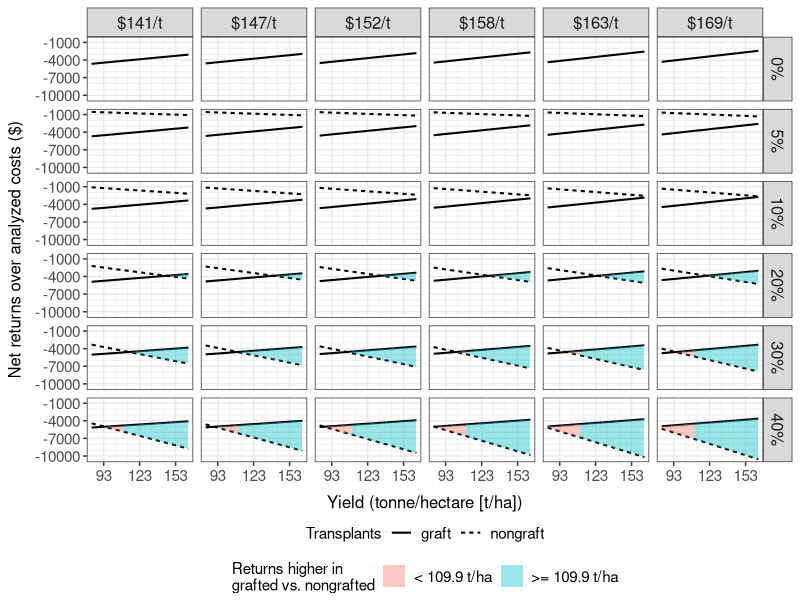

Here is the R script that generated this plot: (Note: this script raises an error after producing the figure.)
##############################################
# PROCESSING TOMATO Southern blight grafting #
# Partial Budget Analysis			         #
##############################################

## built on Docker rocker/tidyverse:4.2.0

if (!require(conflicted)) {
  install.packages("conflicted")
}
library(conflicted)

library(dplyr)
library(ggplot2)
library(forcats)
library(readr)
library(stringr)
library(tidyr)
library(RColorBrewer)


# install ggpattern for bar fill patterns
	# does not work due to missing library for dependency package 'units'
#devtools::install_version("ggpattern", version="0.4.1", repos="https://cran.r-project.org/", dependencies=c("Depends","Imports"), upgrade="never")
#library(ggpattern)

conflict_prefer("date", "lubridate")
conflict_prefer("filter", "dplyr")
conflict_prefer("lag", "dplyr")
conflict_prefer("spread", "tidyr")

setwd("/home/tomato_graft_rolfsii/")


##########################
# A. Make Dataframe #
##########################
### make dataframe
	## set vectors
	production = c("conventional","organic")
#	yield_base = seq(from=37, to=73, by=4) # short ton/acre
	yield_base = c(82.96, 91.93, 100.9, 109.87, 118.84, 127.81, 136.78, 145.75, 154.72, 163.68) # tonne/hectare
	treatment = c("graft","nongraft")
	incid_nongraft = c(0,5,10,20,20.3,30,40)
#	price = c(128,133,138,143,148,153) # $/short ton
	price = c(141.06, 146.57, 152.08, 157.59, 163.1, 168.61) # $/short ton

	## make df
	df.pt = expand_grid(production, yield_base, treatment, incid_nongraft, price)
	
	## add graft incid
	df.incid = tibble(
		incid_nongraft = c(0,5,10,20,20.3,30,40),
		incid_graft = c(0,0.5,1,2,2.7,3,4) )
	
	df.pt = df.pt %>% left_join(df.incid, by=c("incid_nongraft" = "incid_nongraft"))
	
	## adjust organic prices
	df.pt = df.pt %>% mutate(price=replace(price, production == "organic", price[production == "organic"] + 29.75))
	
### add cost and return changes
	## add: added returns, reduced costs, added costs
	df.pt = df.pt %>% mutate(
		yield_add = case_when(
			(treatment == "graft") ~ round(yield_base*0.145, digits=1),
			(treatment == "nongraft") ~ 0),
		cost_reduce = case_when(
			(treatment == "graft") ~ 893,
			(treatment == "nongraft") ~ 0),
		cost_add = case_when(
			(treatment == "graft") ~ -7140,
			(treatment == "nongraft") ~ 0) )
			
	## add reduced yield
	df.pt = df.pt %>% mutate(yield_loss = case_when(
			(treatment == "nongraft") 	~ round( ( (yield_base + yield_add) * (-incid_nongraft/100) ), digits=1),
			(treatment == "graft") 		~ round( ( (yield_base + yield_add) * (-incid_graft/100	 ) ), digits=1) ) )
			
	## calculate returns
	df.pt = df.pt %>% mutate(
		return_add = round(yield_add * price, digits=0),
		return_reduce = round(yield_loss * price, digits=0),
		cost_reduce_harvest = round(yield_loss * 7.71 * -1, digits=0),
		cost_add_harvest = round(yield_add * 7.71 * -1, digits=0) )

### sum cost changes
	df.pt = df.pt %>% mutate(cost_net = return_add + cost_reduce + cost_reduce_harvest + cost_add + cost_add_harvest + return_reduce)

### check against paper example
df.pt %>% filter(yield_base == 109.87 & price == 152.08 & (
	(treatment == "graft" & incid_nongraft == 0) |
	(treatment == "nongraft" & incid_nongraft == 20.3) |
	(treatment == "graft" & incid_graft == 2.7) ) )

### clean up
	## remove static scenario
	df.pt = df.pt %>% filter(!(treatment == "nongraft" & incid_nongraft == 0))
	
	## remove paper example
	df.pt = df.pt %>% filter(!(incid_nongraft == 20.3))
	
### calculate line equations
	## remove unneeded columns
	df.line = df.pt %>% 
		select(production, price, incid_nongraft, treatment, yield_base, cost_net) %>% 
		arrange(production, price, incid_nongraft, treatment, yield_base)
	
	## filter for end points
	df.line = df.line %>% filter(yield_base %in% c(82.96, 163.68))
	
	## collapse to one line
	df.line = df.line %>% 
		mutate(yield_base=paste("tonne_", round(yield_base, digits=0), sep="")) %>%
		spread(key=yield_base, value=cost_net)
	
	## calculate
		# slope
		df.line = df.line %>% mutate(slope=((tonne_164-tonne_83)/(163.68-82.96)))
		
		# intercept
		df.line = df.line %>% mutate(intercept=(tonne_83-(slope*82.96)))
		
### calculate intersection
	## remove unneeded columns
	df.line = df.line %>% select(-tonne_83, -tonne_164)
	
	## rename columns
	df.line = df.line %>% rename(m=slope, b=intercept)
	
	## gather
	df.line = df.line %>% gather(key="variable", value="value", -production, -price, -incid_nongraft, -treatment)
	
	## unite
	df.line = df.line %>% unite("linevar", c(treatment, variable), remove=T)
	
	## spread
	df.line = df.line %>% spread(key=linevar, value=value)
	
	## calculate
		# x
		df.line = df.line %>% mutate(break_yield=((nongraft_b-graft_b)/(graft_m-nongraft_m)))
	
		# y
		df.line = df.line %>% mutate(break_cost = (graft_m * break_yield) + graft_b )

### summarize
	df.line %>% filter(break_yield < 163.68) %>% arrange(production, incid_nongraft, price) %>% print(n=Inf)
	
	
##########################
# B. Visualize - Prepare #
##########################

### functions for strip labels
	lab.price = as_labeller(function(x) { paste("$", x, "/t", sep="") })
	lab.incid = as_labeller(function(x) { paste(x, "%", sep="") })
	
### get dataset for area fill
	## rename
	df.line.fill = df.line %>% rename(yield_break_graft=break_yield)

	## set boundaries - yield
	df.line.fill = df.line.fill %>% mutate(
		yield_min_graft=case_when(
			(yield_break_graft <   82.96)						    	~ 82.96,
			(yield_break_graft >=  82.96 & yield_break_graft <  109.87) ~ yield_break_graft,
			(yield_break_graft >= 109.87)						    	~ NA_real_),
		yield_avgmax_graft=case_when(
			(yield_break_graft <  109.87) 								~ 109.87,
			(yield_break_graft >= 109.87) 								~ NA_real_),
		yield_avgmin_graft=case_when(
			(yield_break_graft <  109.87) 								~ 109.87,
			(yield_break_graft >= 109.87 & yield_break_graft <= 163.68) ~ yield_break_graft,
			(yield_break_graft >  163.68) 								~ NA_real_),
		yield_max_graft=case_when(
			(yield_break_graft <  163.68) 								~ 163.68,
			(yield_break_graft >= 163.68) 								~ NA_real_) )

	## duplicate
	df.line.fill = df.line.fill %>% mutate(
		yield_break_nongraft=yield_break_graft, yield_min_nongraft=yield_min_graft, yield_avgmax_nongraft=yield_avgmax_graft, 
		yield_avgmin_nongraft=yield_avgmin_graft, yield_max_nongraft=yield_max_graft)
		
	## calculate cost
	df.line.fill = df.line.fill %>% mutate(
		across(
			c(yield_break_graft, yield_min_graft, yield_avgmax_graft, yield_avgmin_graft, yield_max_graft), 
			~ (( graft_m * .x) + graft_b),
			.names="cost_{col}"),
		across(
			c(yield_break_nongraft, yield_min_nongraft, yield_avgmax_nongraft, yield_avgmin_nongraft, yield_max_nongraft), 
			~ (( nongraft_m * .x) + nongraft_b),
			.names="cost_{col}") )

	## remove unneeded columns
	df.line.fill = df.line.fill %>% select(
		-graft_b, -graft_m, -nongraft_b, -nongraft_m,
		-break_cost,
		-yield_break_nongraft, -yield_break_graft, -cost_yield_break_nongraft, -cost_yield_break_graft)
			
	## gather
	df.line.fill = df.line.fill %>% gather(key="variable", value="value", -production, -price, -incid_nongraft)
	
	## remove "yield"
	df.line.fill = df.line.fill %>% mutate(variable=str_replace(variable, "_yield_", "_"))
	
	## separate
	df.line.fill = df.line.fill %>% separate(variable, into=c("variable","position","treatment"), sep="_", remove=T)
	
	## spread cost/yield (y axis)
	df.line.fill = df.line.fill %>% spread(key=variable, value=value)

	## filter
	df.line.fill = df.line.fill %>% filter(!(is.na(cost) & is.na(yield)))

	## spread break/max (x axis)
	df.line.fill = df.line.fill %>% spread(key=treatment, value=cost)
	
	## add fill vairable
	df.line.fill = df.line.fill %>% mutate(group=case_when(
		(position %in% c("min","avgmax")) ~ "< 109.9 t/ha",	
		(position %in% c("avgmin","max")) ~ ">= 109.9 t/ha") )	
	
	## remove column
#	df.line.fill = df.line.fill %>% select(-position)
	
	## find min/max
	df.line.fill = df.line.fill %>% rowwise() %>% mutate(cost_min=min(graft,nongraft), cost_max=max(graft,nongraft))
	
	## remove columns
	df.line.fill = df.line.fill %>% select(-graft, -nongraft)
	
	## round prices
	df.line.fill = df.line.fill %>% mutate(price=round(price, digits=0))


################
# C. Visualize #
################

### functions for strip labels
	lab.price = as_labeller(function(x) { paste("$", x, "/t", sep="") })
	lab.incid = as_labeller(function(x) { paste(x, "%", sep="") })

### individual facets
	plot.1.conv = df.pt %>% filter(production == "conventional") %>% mutate(price=round(price, digits=0)) %>% {
	ggplot(.) +
		geom_line(size=0.7, aes(x=yield_base, y=cost_net, linetype=treatment)) +
		geom_ribbon(data={ df.line.fill %>% filter(production == "conventional") }, aes(x=yield, ymin=cost_min, ymax=cost_max, fill=group), alpha=0.4) +
		facet_grid(incid_nongraft ~ price, labeller=labeller(price=lab.price, incid_nongraft=lab.incid)) +
		scale_x_continuous(breaks=c(93,123,153), minor_breaks=c(103,113,133,143)) +
		scale_y_continuous(breaks=c(-1000,-4000,-7000,-10000), minor_breaks=c(-2000,-3000,-5000,-6000,-8000,-9000)) +
		theme_bw() +
		theme(axis.title=element_text(size=12), axis.text=element_text(size=11), strip.text=element_text(size=12)) +
		theme(axis.title.x=element_text(margin=margin(7.5,0,-5,0)), axis.title.y=element_text(margin=margin(0,7.5,0,0))) +
		theme(legend.position="bottom", legend.box="vertical", legend.margin=margin(0,0,0,0), legend.text=element_text(size=11)) +
		guides(linetype=guide_legend(order=1), fill=guide_legend(order=0)) +
		labs(x="Yield (tonne/hectare [t/ha])", y="Net returns over analyzed costs ($)", linetype="Transplants", fill="Returns higher in\ngrafted vs. nongrafted")
	}
	ggplot2::ggsave(file="./4_results/rolfsii_budget_facet_conv.png", device="png", plot=plot.1.conv, width=6.5, height=6.5, units="in")

	plot.1.org = df.pt %>% filter(production == "organic") %>% mutate(price=round(price, digits=0))  %>% {
	ggplot(.) +
		geom_line(size=0.7, aes(x=yield_base, y=cost_net, linetype=treatment)) +
		geom_ribbon(data={ df.line.fill %>% filter(production == "organic") }, aes(x=yield, ymin=cost_min, ymax=cost_max, fill=group), alpha=0.4) +
		facet_grid(incid_nongraft ~ price, labeller=labeller(price=lab.price, incid_nongraft=lab.incid)) +
		scale_x_continuous(breaks=c(93,123,153), minor_breaks=c(103,113,133,143)) +
		scale_y_continuous(breaks=c(-1000,-4000,-7000,-10000), minor_breaks=c(-2000,-3000,-5000,-6000,-8000,-9000,-11000,-12000)) +
		theme_bw() +
		theme(axis.title=element_text(size=12), axis.text=element_text(size=11), strip.text=element_text(size=12)) +
		theme(axis.title.x=element_text(margin=margin(7.5,0,-5,0)), axis.title.y=element_text(margin=margin(0,7.5,0,0))) +
		theme(legend.position="bottom", legend.box="vertical", legend.margin=margin(0,0,0,0), legend.text=element_text(size=11)) +
		guides(linetype=guide_legend(order=1), fill=guide_legend(order=0)) +
		labs(x="Yield (tonne/hectare [t/ha])", y="Net returns over analyzed costs ($)", linetype="Transplants", fill="Returns higher in\ngrafted vs. nongrafted")
	}
	ggplot2::ggsave(file="./4_results/rolfsii_budget_facet_org.png", device="png", plot=plot.1.org, width=6.5, height=6.5, units="in")
		
	
